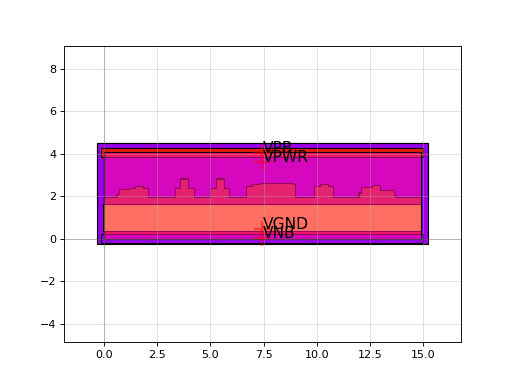

Python code for this plot:
import sky130

c = sky130.components.sky130_fd_sc_hvl__sdfxtp_1()
c.plot()
